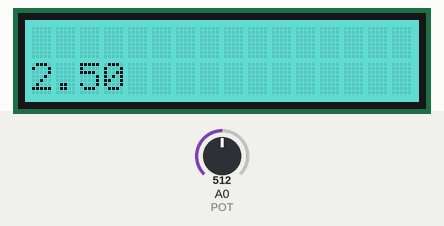
A sketch run on a simulated Arduino Uno, built with avr-gcc and run on an emulated ATmega328P. On the bench: 16×2 character LCD. The inputs (shaded band) are chosen by the test bench; at power-on: A0 (POT) = 512.

Above: at 1.2 s.
1.3 s: A0 (POT) set to 716
At 1.6 s:
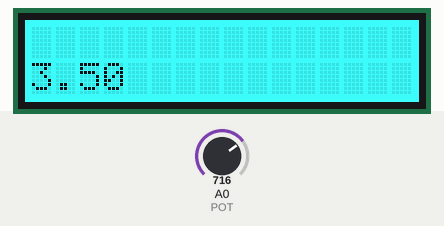
2.8 s: A0 (POT) set to 900
At 3.9 s:
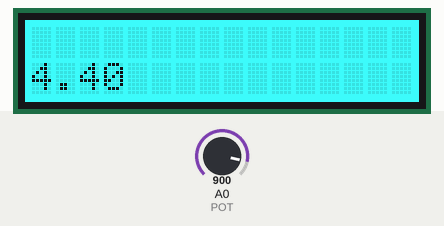
4.3 s: A0 (POT) set to 1023
At 5.1 s:
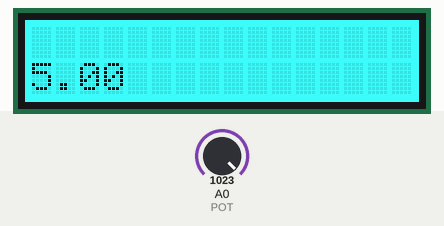
Timing chart, 0 to 7.3 s (numbered marks = the images above; inputs shaded):
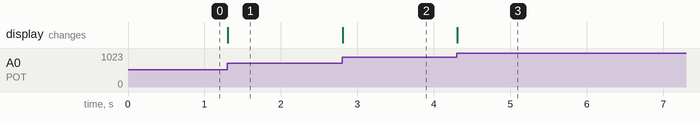

Measured:
- after the input at 1.3 s, the display: changes at once (image 1)
- after the input at 2.8 s, the display: changes at once (image 2)
- after the input at 4.3 s, the display: changes at once (image 3)

The sketch:

exercicio_2.ino
```cpp
#include "rgb_lcd.h"

#define linha 2
#define coluna 16

rgb_lcd lcd;

#define POT A0
void setup()
{
   pinMode(POT, INPUT);
   lcd.begin(coluna,linha);
   lcd.clear();
}

void loop() {

  float valorEntrda = analogRead(POT);
  valorEntrda = (valorEntrda * 5.0) / 1023.0;

  if (valorEntrda < 3) {
      lcd.setRGB(48, 213, 200);
      lcd.setCursor(0, 1);
      lcd.print(valorEntrda);
  }
   else {

    lcd.setRGB(0, 255, 255);
    lcd.setCursor(0, 1);
    lcd.print(valorEntrda);
   }


}
```
